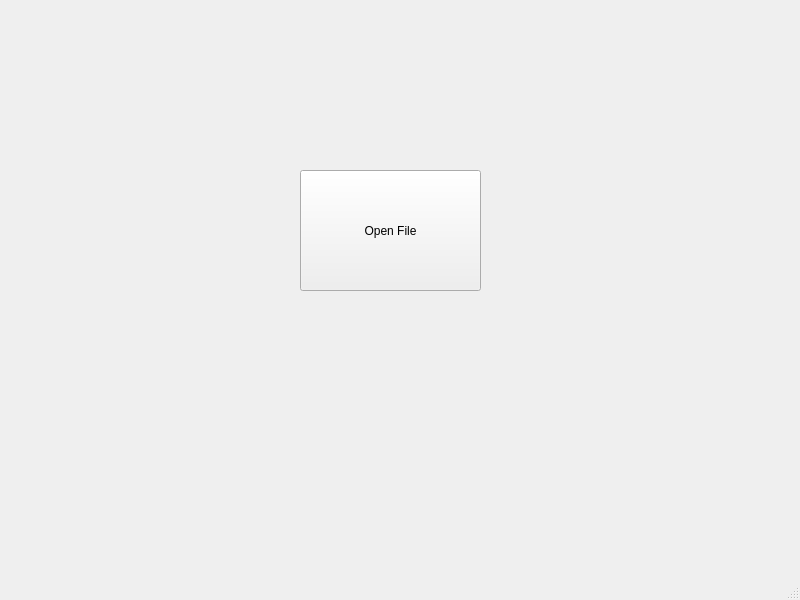
<?xml version="1.0" encoding="UTF-8"?>
<ui version="4.0">
 <class>MainWindow</class>
 <widget class="QMainWindow" name="MainWindow">
  <property name="geometry">
   <rect>
    <x>0</x>
    <y>0</y>
    <width>800</width>
    <height>600</height>
   </rect>
  </property>
  <property name="windowTitle">
   <string>MainWindow</string>
  </property>
  <widget class="QWidget" name="centralwidget">
   <widget class="QPushButton" name="pushButton">
    <property name="geometry">
     <rect>
      <x>300</x>
      <y>170</y>
      <width>181</width>
      <height>121</height>
     </rect>
    </property>
    <property name="text">
     <string>Open File</string>
    </property>
   </widget>
  </widget>
  <widget class="QMenuBar" name="menubar">
   <property name="geometry">
    <rect>
     <x>0</x>
     <y>0</y>
     <width>800</width>
     <height>21</height>
    </rect>
   </property>
  </widget>
  <widget class="QStatusBar" name="statusbar"/>
 </widget>
 <resources/>
 <connections/>
</ui>
